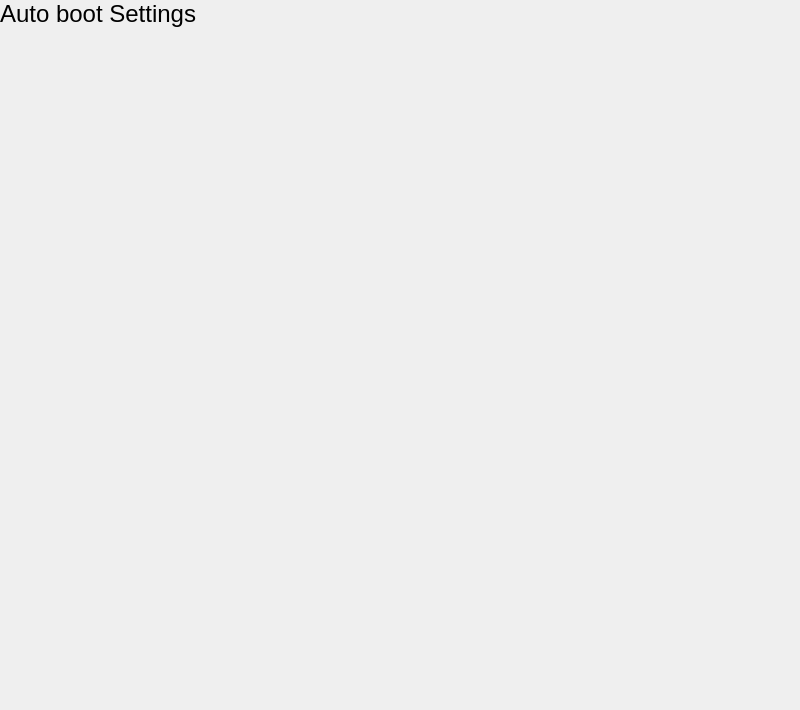
<?xml version="1.0" encoding="UTF-8"?>
<ui version="4.0">
 <class>AutoBoot</class>
 <widget class="QWidget" name="AutoBoot">
  <property name="geometry">
   <rect>
    <x>0</x>
    <y>0</y>
    <width>800</width>
    <height>710</height>
   </rect>
  </property>
  <property name="minimumSize">
   <size>
    <width>0</width>
    <height>0</height>
   </size>
  </property>
  <property name="maximumSize">
   <size>
    <width>16777215</width>
    <height>16777215</height>
   </size>
  </property>
  <property name="windowTitle">
   <string notr="true">AutoBoot</string>
  </property>
  <layout class="QVBoxLayout" name="verticalLayout_2">
   <property name="spacing">
    <number>2</number>
   </property>
   <property name="leftMargin">
    <number>0</number>
   </property>
   <property name="topMargin">
    <number>0</number>
   </property>
   <property name="rightMargin">
    <number>32</number>
   </property>
   <property name="bottomMargin">
    <number>48</number>
   </property>
   <item>
    <widget class="QWidget" name="widget" native="true">
     <property name="minimumSize">
      <size>
       <width>0</width>
       <height>0</height>
      </size>
     </property>
     <layout class="QVBoxLayout" name="verticalLayout_3">
      <property name="spacing">
       <number>0</number>
      </property>
      <property name="leftMargin">
       <number>0</number>
      </property>
      <property name="topMargin">
       <number>0</number>
      </property>
      <property name="rightMargin">
       <number>0</number>
      </property>
      <property name="bottomMargin">
       <number>0</number>
      </property>
      <item>
       <layout class="QVBoxLayout" name="verticalLayout">
        <property name="spacing">
         <number>16</number>
        </property>
        <property name="rightMargin">
         <number>0</number>
        </property>
        <property name="bottomMargin">
         <number>0</number>
        </property>
        <item>
         <widget class="QLabel" name="titleLabel">
          <property name="sizePolicy">
           <sizepolicy hsizetype="Fixed" vsizetype="Fixed">
            <horstretch>0</horstretch>
            <verstretch>0</verstretch>
           </sizepolicy>
          </property>
          <property name="font">
           <font>
            <pointsize>18</pointsize>
           </font>
          </property>
          <property name="text">
           <string>Auto boot Settings</string>
          </property>
          <property name="scaledContents">
           <bool>true</bool>
          </property>
         </widget>
        </item>
        <item>
         <layout class="QVBoxLayout" name="autoLayout">
          <property name="spacing">
           <number>1</number>
          </property>
         </layout>
        </item>
        <item>
         <widget class="QWidget" name="addWidget" native="true">
          <property name="minimumSize">
           <size>
            <width>550</width>
            <height>60</height>
           </size>
          </property>
          <property name="maximumSize">
           <size>
            <width>960</width>
            <height>60</height>
           </size>
          </property>
          <layout class="QHBoxLayout" name="horizontalLayout_2">
           <property name="spacing">
            <number>0</number>
           </property>
           <property name="leftMargin">
            <number>0</number>
           </property>
           <property name="topMargin">
            <number>0</number>
           </property>
           <property name="rightMargin">
            <number>0</number>
           </property>
           <property name="bottomMargin">
            <number>0</number>
           </property>
           <item>
            <layout class="QHBoxLayout" name="addLyt">
             <property name="spacing">
              <number>0</number>
             </property>
             <property name="leftMargin">
              <number>0</number>
             </property>
            </layout>
           </item>
          </layout>
         </widget>
        </item>
       </layout>
      </item>
     </layout>
    </widget>
   </item>
   <item>
    <spacer name="verticalSpacer">
     <property name="orientation">
      <enum>Qt::Vertical</enum>
     </property>
     <property name="sizeHint" stdset="0">
      <size>
       <width>20</width>
       <height>40</height>
      </size>
     </property>
    </spacer>
   </item>
  </layout>
 </widget>
 <layoutdefault spacing="6" margin="11"/>
 <resources/>
 <connections/>
</ui>
